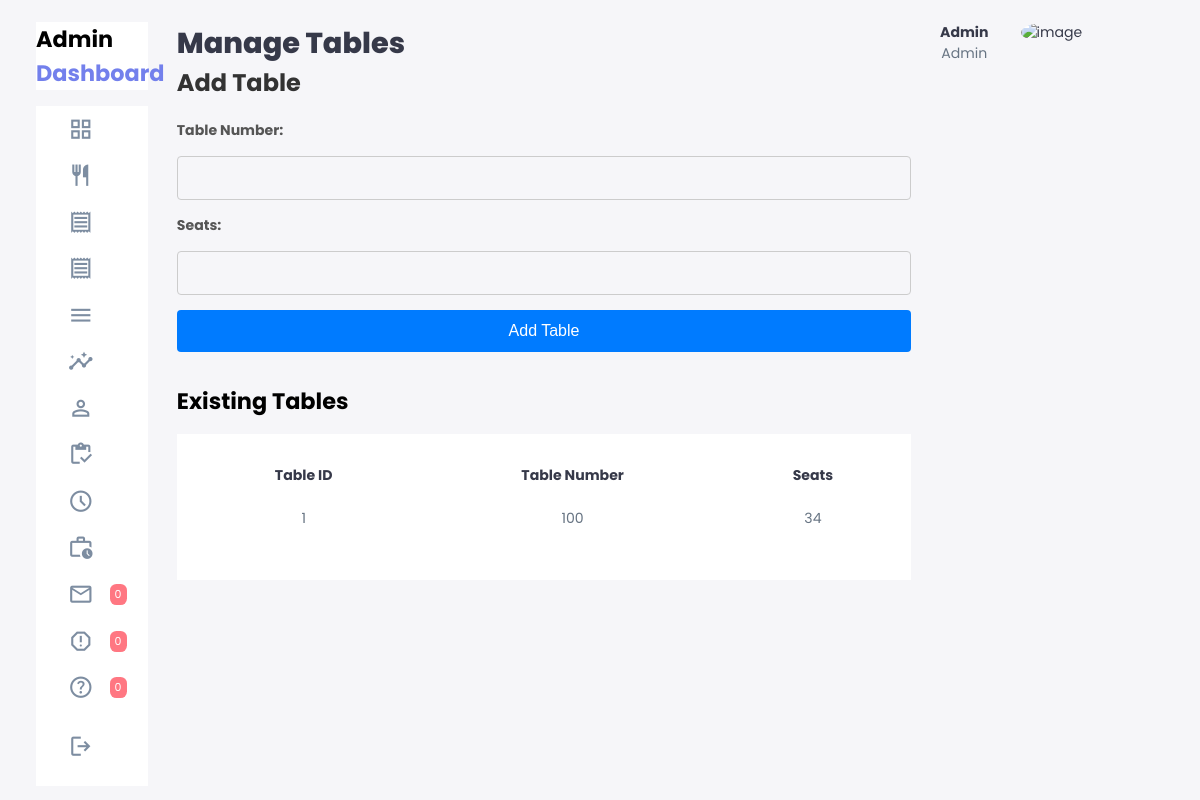
The app's page /admin/table.php (signed in) with its own data.
### tables this page shows
CREATE TABLE `tables` (
  `id` int(11) NOT NULL,
  `table_number` varchar(50) NOT NULL,
  `seats` int(11) NOT NULL
);

### admin/table.php (the view, shortened to what this page needs)
<?php
require_once '../config/database.php';
?>
<!DOCTYPE html>
<html lang="en">
<?php
    require_once './includes/header.php';
?>
<body>
    <div class="container">
        <?php
            require_once './includes/sidenav.php';
        ?>
        <main>
            <h1>Manage Tables</h1>
            <div class="add-table-form" style="width: 100%;">
                <h2 style="margin-bottom: 20px; font-size: 1.5rem; color: #333;">Add Table</h2>
                <form method="POST" style="display: flex; flex-direction: column; gap: 15px;">
                    <label for="table_number" style="font-weight: bold; color: #555;">Table Number:</label>
                    <input
                        type="text"
                        id="table_number"
                        name="table_number"
                        required
                        style="padding: 12px; border: 1px solid #ccc; border-radius: 4px; font-size: 1rem;">
                    <label for="seats" style="font-weight: bold; color: #555;">Seats:</label>
                    <input
                        type="number"
                        id="seats"
                        name="seats"
                        min="1"
                        required
                        style="padding: 12px; border: 1px solid #ccc; border-radius: 4px; font-size: 1rem;">
                    <button
                        type="submit"
                        class="primary"
                        name="addTable"
                        style="padding: 12px; background-color: #007bff; color: white; border: none; border-radius: 4px; font-size: 1rem; cursor: pointer;">
                        Add Table
                    </button>
                </form>
            </div>
            <div class="recent-order table-list">
                <h2>Existing Tables</h2>
                <table>
                    <thead>
                        <tr>
                            <th>Table ID</th>
                            <th>Table Number</th>
                            <th>Seats</th>
                        </tr>
                    </thead>
                    <tbody>
                        <?php
                        $query = "SELECT id, table_number, seats FROM tables";
                        $result = $mysqli->query($query);
                        if ($result->num_rows > 0) {
                            while ($row = $result->fetch_assoc()) { ?>
                                <tr>
                                    <td><?php echo htmlspecialchars($row['id']); ?></td>
                                    <td><?php echo htmlspecialchars($row['table_number']); ?></td>
                                    <td><?php echo htmlspecialchars($row['seats']); ?></td>
                                </tr>
                            <?php }
                        } else {
                            echo "<tr><td colspan='3'>No tables found.</td></tr>";
                        }
                        ?>
                    </tbody>
                </table>
            </div>
        </main>
        <?php
            require_once './includes/right-sidenav.php';
        ?>
    </div>
</body>
</html>

### public/assets/css/admin.css (style rules this page uses)
:root { --clr-primary: #7380ec; --clr-danger: #ff7782; --clr-success: #41f1b6; --clr-white: #fff; --clr-info-dark: #7d8da1; --clr-info-light: #dce1eb; --clr-dark: #363949; --clr-warning: #ff4edc; --clr-light: rgba(132, 139, 200, 0.18); --clr-primary-variant: #111e88; --clr-dark-variant: #677483; --clr-color-background: #f6f6f9; --card-border-radius: 2rem; --border-radius-1: 0.4rem; --border-radius-2: 0.8rem; --border-radius-3: 1.2rem; --card-padding: 1.8rem; --padding-1: 1.2rem; --box-shadow: 0 2rem 3rem var(--clr-light); }
* { margin: 0; padding: 0; box-sizing: border-box; text-decoration: none; border: none; list-style: none; appearance: none; }
body { font-family: 'Poppins', sans-serif; width: 100vw; height: 100vh; font-size: .88rem; user-select: none; overflow-x: hidden; background: var(--clr-color-background); }
.container { display: grid; grid-template-columns: 14rem auto 14rem; width: 96%; gap: 1.8rem; margin: 0 auto; }
h1 { font-weight: 800; font-size: 1.8rem; }
h2 { font-size: 1.4rem; }
.primary { color: var(--clr-primary); }
main { margin-top: 1.4rem; width: auto; }
main input { background-color: transparent; border: none; outline: none; color: var(--clr-dark); }
main h1 { color: var(--clr-dark); }
main .recent-order { margin-top: 2rem; }
main .recent-order table { background-color: var(--clr-white); width: 100%; padding: var(--card-padding); text-align: center; transition: all .3s ease; color: var(--clr-dark); margin-top: 1rem; }
main table tbody tr { height: 3.8rem; border-bottom: 1px solid var(--clr-white); color: var(--clr-dark-variant); }
main table tbody tr:last-child td { border: none; }
main table tbody td { height: 3.8rem; border-bottom: 1px solid var(--clr-dark); }
@media screen and (max-width: 1200px) { .container { width: 94%; grid-template-columns: 7rem auto 14rem; } }
button { padding: .5rem .75rem; cursor: pointer; }

### records on screen
tables: id "1", table_number "100", seats "34"

### other values on screen
$support_count "0"
$feedback_count "0"
